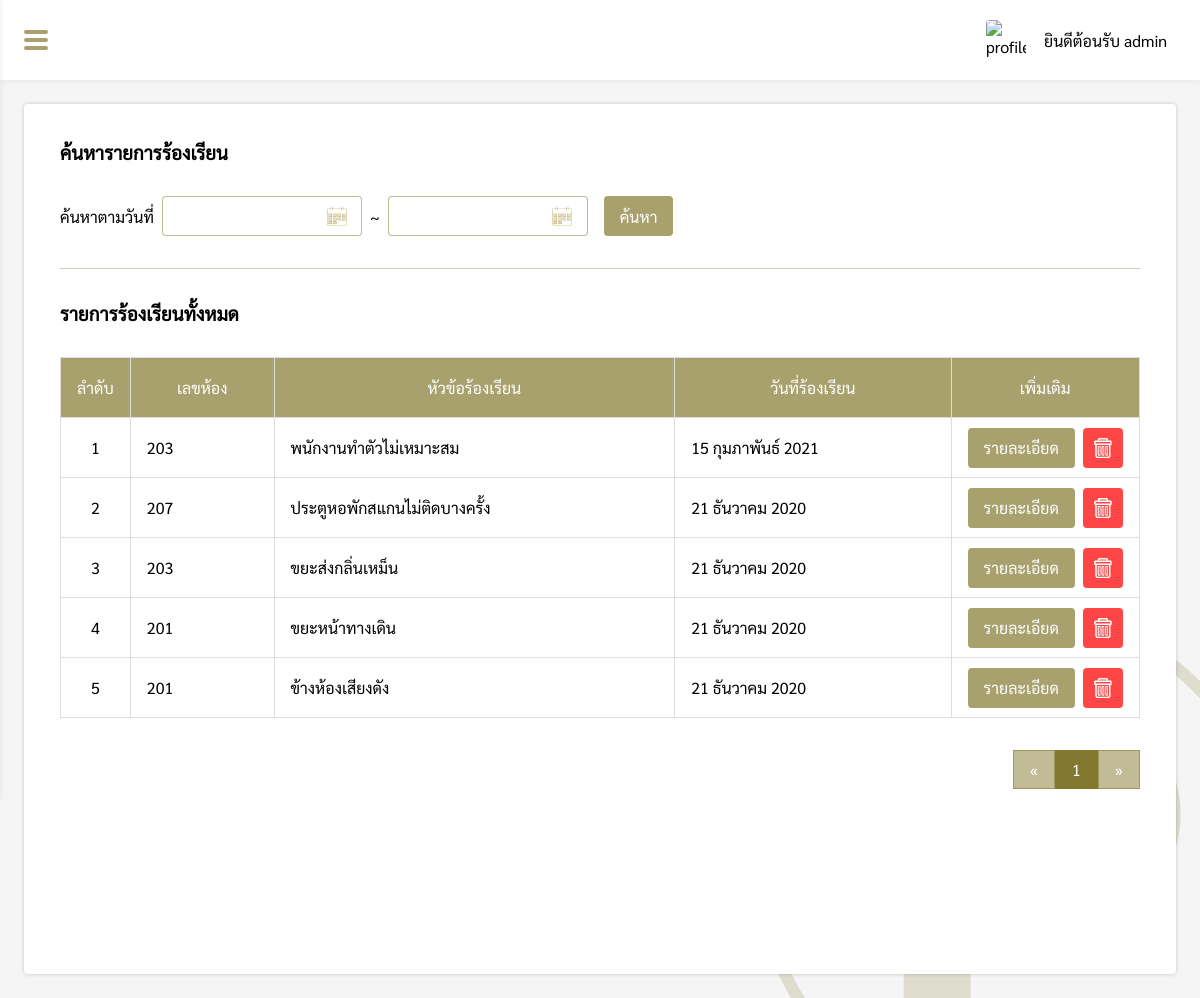
The page /pages/manage/appeal/index.php (signed in) on the database as committed earlier.
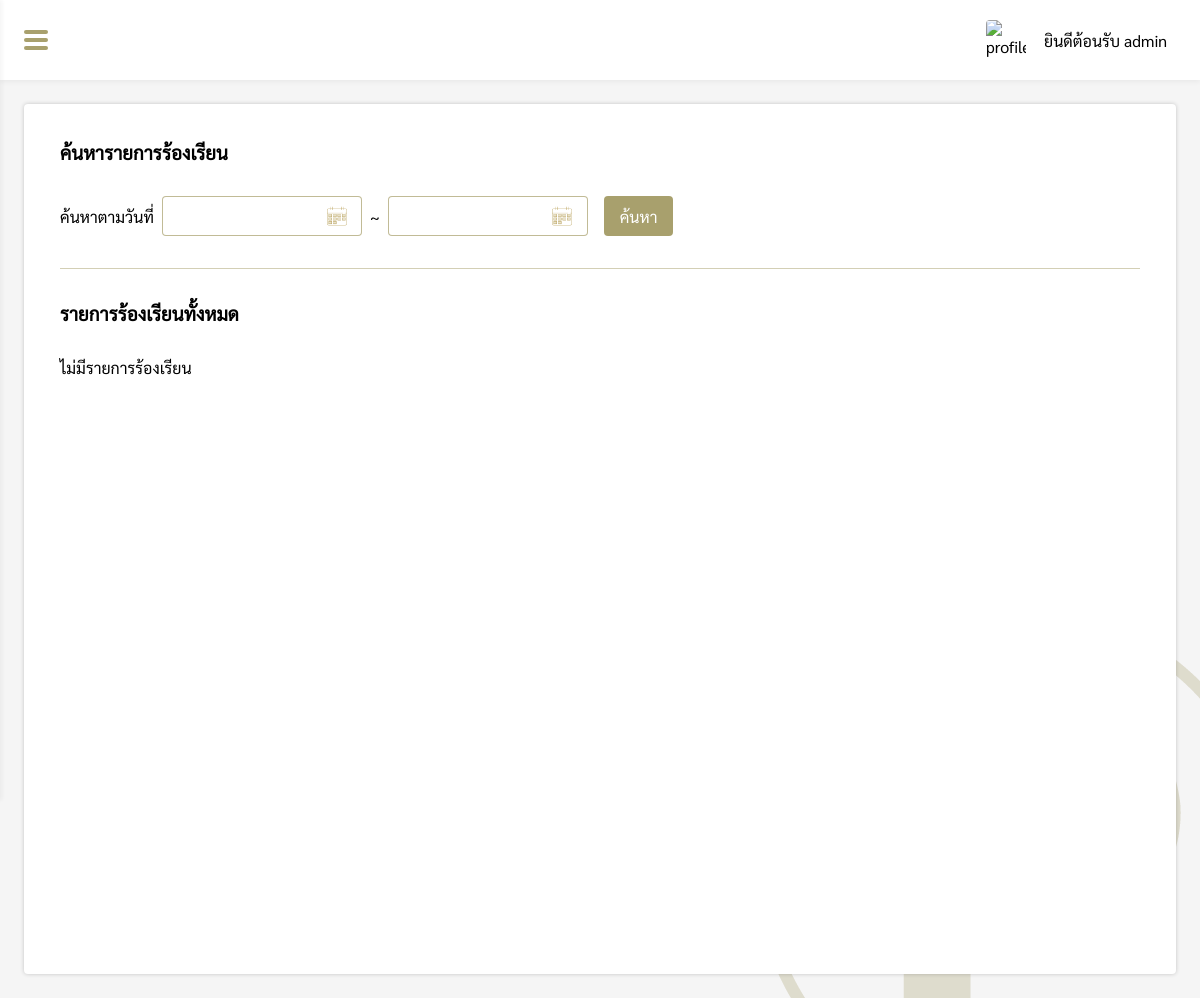
The same page on the database as committed later.
### tables this page shows
CREATE TABLE `appeal` (
  `appeal_id` int(11) NOT NULL,
  `member_id` int(11) NOT NULL,
  `room_id` varchar(10) NOT NULL,
  `appeal_topic` varchar(50) NOT NULL,
  `appeal_detail` varchar(100) NOT NULL,
  `appeal_date` varchar(20) NOT NULL
);

### pages/manage/appeal/index.php (the view, shortened to what the changed rows need)
<?php
if($_SESSION['level'] == 'admin'){
    include('../../connection.php');
    $from = @$_REQUEST['from'];
    $to = @$_REQUEST['to'];
    function DateThai($strDate){
        $strYear = date("Y",strtotime($strDate));
        $strMonth= date("n",strtotime($strDate));
        $strDay= date("d",strtotime($strDate));
        $strMonthCut = Array("","มกราคม", "กุมภาพันธ์", "มีนาคม","เมษายน", "พฤษภาคม", "มิถุนายน", "กรกฎาคม","สิงหาคม", "กันยายน", "ตุลาคม", "พฤศจิกายน", "ธันวาคม");
        $strMonthThai=$strMonthCut[$strMonth];
        return "$strDay $strMonthThai $strYear";
    }
?>
<!DOCTYPE html>
<html lang="en">
<head>
    <link rel="stylesheet" href="../../../css/appeal.css">
    <link rel="stylesheet" href="../../../css/my-style.css">
    <link rel="stylesheet" href="../../../css/navbar.css">
</head>
<body>
    <div class="box">
        <div id="box-padding" style="padding:24px;">
            <div class="appeal-box">
                <h3>ค้นหารายการร้องเรียน</h3>
                <div class="search">
                    <label class="search-topic" style="padding:10px 8px 0 0;">ค้นหาตามวันที่</label>
                    <div class="from-box" style="position:relative;">
                    </div>
                    <label class="to-text" style="padding:10px 8px 0 8px;">~</label>
                    <div class="to-box" style="position:relative;">
                    </div>
                    <button class="search-btn" type="button" id="searchDate" style="margin-left:16px;">ค้นหา</button>
                </div>
                <div class="hr"></div>
                <h3>รายการร้องเรียนทั้งหมด</h3>
                <?php
                    $perpage = 10;
                    if(isset($_GET['page'])){
                        $page = $_GET['page'];
                    }else{
                        $page = 1;
                    }
                    $start = ($page - 1) * $perpage;
                    $num = $start + 1;
                    if(isset($from) && isset($to)){
                        $sql = "SELECT * FROM appeal WHERE (appeal_date BETWEEN '$from' AND '$to') ORDER BY appeal_id DESC LIMIT {$start} , {$perpage}";
                    }else{
                        $sql = "SELECT * FROM appeal ORDER BY appeal_id DESC LIMIT {$start} , {$perpage}";
                    }
                    $result = $conn->query($sql);
                    if ($result->num_rows > 0) {
                    ?>
                <div style="overflow-x:auto;overflow-y:hidden;">
                    <table>
                        <tr>
                            <th>ลำดับ</th>
                            <th>เลขห้อง</th>
                            <th>หัวข้อร้องเรียน</th>
                            <th>วันที่ร้องเรียน</th>
                            <th>เพิ่มเติม</th>
                        </tr>
                        <?php
                        while($row = $result->fetch_assoc()) {
                        ?>
                        <tr>
                            <td><?php echo $num; ?></td>
                            <td><?php echo $row['room_id']; ?></td>
                            <td><?php echo $row['appeal_topic']; ?></td>
                            <td><?php echo DateThai($row['appeal_date']); ?></td>
                            <td>
                                <div class="option-grid">
                                    <a href="appealDetail.php?appeal_id=<?php echo $row['appeal_id']; ?>"><button>รายละเอียด</button></a>
                                    <button class="del-btn" id="<?php echo $row['appeal_id']; ?>"></button>
                                </div>
                            </td>
                        </tr>
                        <?php $num++; } ?>
                    </table>
                </div>
                <?php
                $sql2 = "SELECT * FROM appeal";
                $query2 = mysqli_query($conn, $sql2);
                $total_record = mysqli_num_rows($query2);
                $total_page = ceil($total_record / $perpage);
                ?>
                <div style="display:flex;justify-content:flex-end">
                    <div class="pagination">
                        <a href="index.php?page=1">&laquo;</a>
                        <?php for($i=1;$i<=$total_page;$i++){ ?>
                        <a href="index.php?page=<?php echo $i; ?>" <?php if($page == $i){ echo "style='background-color: rgb(131, 120, 47, 1);color:#fff;'"; }?>><?php echo $i; ?></a>
                        <?php } ?>
                        <a href="index.php?page=<?php echo $total_page; ?>">&raquo;</a>
                    </div>
                </div>
                <?php
                }else{
                    echo "<div style='padding-top:32px;'>ไม่มีรายการร้องเรียน</div>";
                }
                ?>
            </div>
        </div>
    </div>
</body>
</html>
<?php
}else{
    Header("Location: ../../login.php");
}
?>

Rows that differ between the two databases and show on the page:
removed appeal: room "203", appeal_topic "พนักงานทำตัวไม่เหมาะสม", appeal_date "15 กุมภาพันธ์ 2021"
removed appeal: room "207", appeal_topic "ประตูหอพักสแกนไม่ติดบางครั้ง", appeal_date "21 ธันวาคม 2020"
removed appeal: room "203", appeal_topic "ขยะส่งกลิ่นเหม็น", appeal_date "21 ธันวาคม 2020"
removed appeal: room "201", appeal_topic "ขยะหน้าทางเดิน", appeal_date "21 ธันวาคม 2020"
removed appeal: room "201", appeal_topic "ข้างห้องเสียงดัง", appeal_date "21 ธันวาคม 2020"
Other text that changed with them:
text no longer shown: "ลำดับ เลขห้อง หัวข้อร้องเรียน วันที่ร้องเรียน เพิ่มเติม « »"
text now shown: "ไม่มีรายการร้องเรียน"
list line gone: "1"
